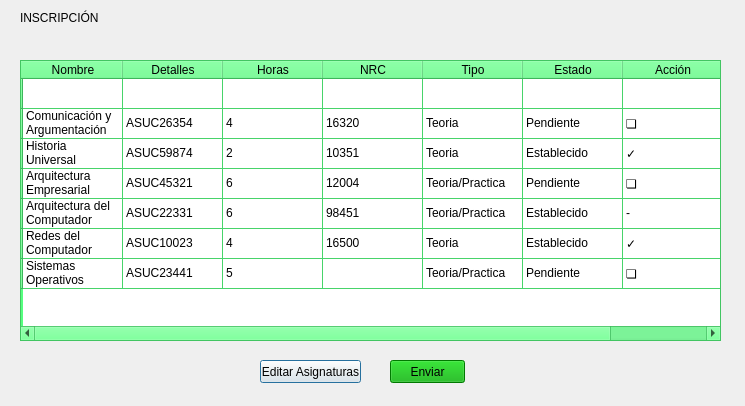
<?xml version="1.0" encoding="UTF-8"?>
<ui version="4.0">
 <class>Dialog</class>
 <widget class="QDialog" name="Dialog">
  <property name="geometry">
   <rect>
    <x>0</x>
    <y>0</y>
    <width>745</width>
    <height>406</height>
   </rect>
  </property>
  <property name="windowTitle">
   <string>Dialog</string>
  </property>
  <widget class="QTableWidget" name="tableWidget">
   <property name="geometry">
    <rect>
     <x>20</x>
     <y>60</y>
     <width>701</width>
     <height>281</height>
    </rect>
   </property>
   <property name="palette">
    <palette>
     <active>
      <colorrole role="WindowText">
       <brush brushstyle="SolidPattern">
        <color alpha="255">
         <red>0</red>
         <green>0</green>
         <blue>0</blue>
        </color>
       </brush>
      </colorrole>
      <colorrole role="Button">
       <brush brushstyle="SolidPattern">
        <color alpha="255">
         <red>85</red>
         <green>255</green>
         <blue>127</blue>
        </color>
       </brush>
      </colorrole>
      <colorrole role="Light">
       <brush brushstyle="SolidPattern">
        <color alpha="255">
         <red>213</red>
         <green>255</green>
         <blue>223</blue>
        </color>
       </brush>
      </colorrole>
      <colorrole role="Midlight">
       <brush brushstyle="SolidPattern">
        <color alpha="255">
         <red>149</red>
         <green>255</green>
         <blue>175</blue>
        </color>
       </brush>
      </colorrole>
      <colorrole role="Dark">
       <brush brushstyle="SolidPattern">
        <color alpha="255">
         <red>42</red>
         <green>127</green>
         <blue>63</blue>
        </color>
       </brush>
      </colorrole>
      <colorrole role="Mid">
       <brush brushstyle="SolidPattern">
        <color alpha="255">
         <red>56</red>
         <green>170</green>
         <blue>84</blue>
        </color>
       </brush>
      </colorrole>
      <colorrole role="Text">
       <brush brushstyle="SolidPattern">
        <color alpha="255">
         <red>0</red>
         <green>0</green>
         <blue>0</blue>
        </color>
       </brush>
      </colorrole>
      <colorrole role="BrightText">
       <brush brushstyle="SolidPattern">
        <color alpha="255">
         <red>255</red>
         <green>255</green>
         <blue>255</blue>
        </color>
       </brush>
      </colorrole>
      <colorrole role="ButtonText">
       <brush brushstyle="SolidPattern">
        <color alpha="255">
         <red>0</red>
         <green>0</green>
         <blue>0</blue>
        </color>
       </brush>
      </colorrole>
      <colorrole role="Base">
       <brush brushstyle="SolidPattern">
        <color alpha="255">
         <red>255</red>
         <green>255</green>
         <blue>255</blue>
        </color>
       </brush>
      </colorrole>
      <colorrole role="Window">
       <brush brushstyle="SolidPattern">
        <color alpha="255">
         <red>85</red>
         <green>255</green>
         <blue>127</blue>
        </color>
       </brush>
      </colorrole>
      <colorrole role="Shadow">
       <brush brushstyle="SolidPattern">
        <color alpha="255">
         <red>0</red>
         <green>0</green>
         <blue>0</blue>
        </color>
       </brush>
      </colorrole>
      <colorrole role="AlternateBase">
       <brush brushstyle="SolidPattern">
        <color alpha="255">
         <red>170</red>
         <green>255</green>
         <blue>191</blue>
        </color>
       </brush>
      </colorrole>
      <colorrole role="ToolTipBase">
       <brush brushstyle="SolidPattern">
        <color alpha="255">
         <red>255</red>
         <green>255</green>
         <blue>220</blue>
        </color>
       </brush>
      </colorrole>
      <colorrole role="ToolTipText">
       <brush brushstyle="SolidPattern">
        <color alpha="255">
         <red>0</red>
         <green>0</green>
         <blue>0</blue>
        </color>
       </brush>
      </colorrole>
     </active>
     <inactive>
      <colorrole role="WindowText">
       <brush brushstyle="SolidPattern">
        <color alpha="255">
         <red>0</red>
         <green>0</green>
         <blue>0</blue>
        </color>
       </brush>
      </colorrole>
      <colorrole role="Button">
       <brush brushstyle="SolidPattern">
        <color alpha="255">
         <red>85</red>
         <green>255</green>
         <blue>127</blue>
        </color>
       </brush>
      </colorrole>
      <colorrole role="Light">
       <brush brushstyle="SolidPattern">
        <color alpha="255">
         <red>213</red>
         <green>255</green>
         <blue>223</blue>
        </color>
       </brush>
      </colorrole>
      <colorrole role="Midlight">
       <brush brushstyle="SolidPattern">
        <color alpha="255">
         <red>149</red>
         <green>255</green>
         <blue>175</blue>
        </color>
       </brush>
      </colorrole>
      <colorrole role="Dark">
       <brush brushstyle="SolidPattern">
        <color alpha="255">
         <red>42</red>
         <green>127</green>
         <blue>63</blue>
        </color>
       </brush>
      </colorrole>
      <colorrole role="Mid">
       <brush brushstyle="SolidPattern">
        <color alpha="255">
         <red>56</red>
         <green>170</green>
         <blue>84</blue>
        </color>
       </brush>
      </colorrole>
      <colorrole role="Text">
       <brush brushstyle="SolidPattern">
        <color alpha="255">
         <red>0</red>
         <green>0</green>
         <blue>0</blue>
        </color>
       </brush>
      </colorrole>
      <colorrole role="BrightText">
       <brush brushstyle="SolidPattern">
        <color alpha="255">
         <red>255</red>
         <green>255</green>
         <blue>255</blue>
        </color>
       </brush>
      </colorrole>
      <colorrole role="ButtonText">
       <brush brushstyle="SolidPattern">
        <color alpha="255">
         <red>0</red>
         <green>0</green>
         <blue>0</blue>
        </color>
       </brush>
      </colorrole>
      <colorrole role="Base">
       <brush brushstyle="SolidPattern">
        <color alpha="255">
         <red>255</red>
         <green>255</green>
         <blue>255</blue>
        </color>
       </brush>
      </colorrole>
      <colorrole role="Window">
       <brush brushstyle="SolidPattern">
        <color alpha="255">
         <red>85</red>
         <green>255</green>
         <blue>127</blue>
        </color>
       </brush>
      </colorrole>
      <colorrole role="Shadow">
       <brush brushstyle="SolidPattern">
        <color alpha="255">
         <red>0</red>
         <green>0</green>
         <blue>0</blue>
        </color>
       </brush>
      </colorrole>
      <colorrole role="AlternateBase">
       <brush brushstyle="SolidPattern">
        <color alpha="255">
         <red>170</red>
         <green>255</green>
         <blue>191</blue>
        </color>
       </brush>
      </colorrole>
      <colorrole role="ToolTipBase">
       <brush brushstyle="SolidPattern">
        <color alpha="255">
         <red>255</red>
         <green>255</green>
         <blue>220</blue>
        </color>
       </brush>
      </colorrole>
      <colorrole role="ToolTipText">
       <brush brushstyle="SolidPattern">
        <color alpha="255">
         <red>0</red>
         <green>0</green>
         <blue>0</blue>
        </color>
       </brush>
      </colorrole>
     </inactive>
     <disabled>
      <colorrole role="WindowText">
       <brush brushstyle="SolidPattern">
        <color alpha="255">
         <red>42</red>
         <green>127</green>
         <blue>63</blue>
        </color>
       </brush>
      </colorrole>
      <colorrole role="Button">
       <brush brushstyle="SolidPattern">
        <color alpha="255">
         <red>85</red>
         <green>255</green>
         <blue>127</blue>
        </color>
       </brush>
      </colorrole>
      <colorrole role="Light">
       <brush brushstyle="SolidPattern">
        <color alpha="255">
         <red>213</red>
         <green>255</green>
         <blue>223</blue>
        </color>
       </brush>
      </colorrole>
      <colorrole role="Midlight">
       <brush brushstyle="SolidPattern">
        <color alpha="255">
         <red>149</red>
         <green>255</green>
         <blue>175</blue>
        </color>
       </brush>
      </colorrole>
      <colorrole role="Dark">
       <brush brushstyle="SolidPattern">
        <color alpha="255">
         <red>42</red>
         <green>127</green>
         <blue>63</blue>
        </color>
       </brush>
      </colorrole>
      <colorrole role="Mid">
       <brush brushstyle="SolidPattern">
        <color alpha="255">
         <red>56</red>
         <green>170</green>
         <blue>84</blue>
        </color>
       </brush>
      </colorrole>
      <colorrole role="Text">
       <brush brushstyle="SolidPattern">
        <color alpha="255">
         <red>42</red>
         <green>127</green>
         <blue>63</blue>
        </color>
       </brush>
      </colorrole>
      <colorrole role="BrightText">
       <brush brushstyle="SolidPattern">
        <color alpha="255">
         <red>255</red>
         <green>255</green>
         <blue>255</blue>
        </color>
       </brush>
      </colorrole>
      <colorrole role="ButtonText">
       <brush brushstyle="SolidPattern">
        <color alpha="255">
         <red>42</red>
         <green>127</green>
         <blue>63</blue>
        </color>
       </brush>
      </colorrole>
      <colorrole role="Base">
       <brush brushstyle="SolidPattern">
        <color alpha="255">
         <red>85</red>
         <green>255</green>
         <blue>127</blue>
        </color>
       </brush>
      </colorrole>
      <colorrole role="Window">
       <brush brushstyle="SolidPattern">
        <color alpha="255">
         <red>85</red>
         <green>255</green>
         <blue>127</blue>
        </color>
       </brush>
      </colorrole>
      <colorrole role="Shadow">
       <brush brushstyle="SolidPattern">
        <color alpha="255">
         <red>0</red>
         <green>0</green>
         <blue>0</blue>
        </color>
       </brush>
      </colorrole>
      <colorrole role="AlternateBase">
       <brush brushstyle="SolidPattern">
        <color alpha="255">
         <red>85</red>
         <green>255</green>
         <blue>127</blue>
        </color>
       </brush>
      </colorrole>
      <colorrole role="ToolTipBase">
       <brush brushstyle="SolidPattern">
        <color alpha="255">
         <red>255</red>
         <green>255</green>
         <blue>220</blue>
        </color>
       </brush>
      </colorrole>
      <colorrole role="ToolTipText">
       <brush brushstyle="SolidPattern">
        <color alpha="255">
         <red>0</red>
         <green>0</green>
         <blue>0</blue>
        </color>
       </brush>
      </colorrole>
     </disabled>
    </palette>
   </property>
   <row>
    <property name="text">
     <string/>
    </property>
   </row>
   <row>
    <property name="text">
     <string/>
    </property>
   </row>
   <row>
    <property name="text">
     <string/>
    </property>
   </row>
   <row>
    <property name="text">
     <string/>
    </property>
   </row>
   <row>
    <property name="text">
     <string/>
    </property>
   </row>
   <row>
    <property name="text">
     <string/>
    </property>
   </row>
   <row>
    <property name="text">
     <string/>
    </property>
   </row>
   <column>
    <property name="text">
     <string>Nombre</string>
    </property>
   </column>
   <column>
    <property name="text">
     <string>Detalles</string>
    </property>
   </column>
   <column>
    <property name="text">
     <string>Horas</string>
    </property>
   </column>
   <column>
    <property name="text">
     <string>NRC</string>
    </property>
   </column>
   <column>
    <property name="text">
     <string>Tipo</string>
    </property>
   </column>
   <column>
    <property name="text">
     <string>Estado</string>
    </property>
   </column>
   <column>
    <property name="text">
     <string>Acción</string>
    </property>
   </column>
   <item row="0" column="0">
    <property name="text">
     <string/>
    </property>
   </item>
   <item row="1" column="0">
    <property name="text">
     <string>Comunicación y Argumentación</string>
    </property>
   </item>
   <item row="1" column="1">
    <property name="text">
     <string>ASUC26354</string>
    </property>
   </item>
   <item row="1" column="2">
    <property name="text">
     <string>4</string>
    </property>
   </item>
   <item row="1" column="3">
    <property name="text">
     <string>16320</string>
    </property>
   </item>
   <item row="1" column="4">
    <property name="text">
     <string>Teoria</string>
    </property>
   </item>
   <item row="1" column="5">
    <property name="text">
     <string>Pendiente</string>
    </property>
   </item>
   <item row="1" column="6">
    <property name="text">
     <string>❏</string>
    </property>
   </item>
   <item row="2" column="0">
    <property name="text">
     <string>Historia Universal</string>
    </property>
   </item>
   <item row="2" column="1">
    <property name="text">
     <string>ASUC59874</string>
    </property>
   </item>
   <item row="2" column="2">
    <property name="text">
     <string>2</string>
    </property>
   </item>
   <item row="2" column="3">
    <property name="text">
     <string>10351</string>
    </property>
   </item>
   <item row="2" column="4">
    <property name="text">
     <string>Teoria</string>
    </property>
   </item>
   <item row="2" column="5">
    <property name="text">
     <string>Establecido</string>
    </property>
   </item>
   <item row="2" column="6">
    <property name="text">
     <string>✓</string>
    </property>
   </item>
   <item row="3" column="0">
    <property name="text">
     <string>Arquitectura Empresarial</string>
    </property>
   </item>
   <item row="3" column="1">
    <property name="text">
     <string>ASUC45321</string>
    </property>
   </item>
   <item row="3" column="2">
    <property name="text">
     <string>6</string>
    </property>
   </item>
   <item row="3" column="3">
    <property name="text">
     <string>12004</string>
    </property>
   </item>
   <item row="3" column="4">
    <property name="text">
     <string>Teoria/Practica</string>
    </property>
   </item>
   <item row="3" column="5">
    <property name="text">
     <string>Pendiente</string>
    </property>
   </item>
   <item row="3" column="6">
    <property name="text">
     <string>❏</string>
    </property>
   </item>
   <item row="4" column="0">
    <property name="text">
     <string>Arquitectura del Computador</string>
    </property>
   </item>
   <item row="4" column="1">
    <property name="text">
     <string>ASUC22331</string>
    </property>
   </item>
   <item row="4" column="2">
    <property name="text">
     <string>6</string>
    </property>
   </item>
   <item row="4" column="3">
    <property name="text">
     <string>98451</string>
    </property>
   </item>
   <item row="4" column="4">
    <property name="text">
     <string>Teoria/Practica</string>
    </property>
   </item>
   <item row="4" column="5">
    <property name="text">
     <string>Establecido</string>
    </property>
   </item>
   <item row="4" column="6">
    <property name="text">
     <string>-</string>
    </property>
   </item>
   <item row="5" column="0">
    <property name="text">
     <string>Redes del Computador</string>
    </property>
   </item>
   <item row="5" column="1">
    <property name="text">
     <string>ASUC10023</string>
    </property>
   </item>
   <item row="5" column="2">
    <property name="text">
     <string>4</string>
    </property>
   </item>
   <item row="5" column="3">
    <property name="text">
     <string>16500</string>
    </property>
   </item>
   <item row="5" column="4">
    <property name="text">
     <string>Teoria</string>
    </property>
   </item>
   <item row="5" column="5">
    <property name="text">
     <string>Establecido</string>
    </property>
   </item>
   <item row="5" column="6">
    <property name="text">
     <string>✓</string>
    </property>
   </item>
   <item row="6" column="0">
    <property name="text">
     <string>Sistemas Operativos</string>
    </property>
   </item>
   <item row="6" column="1">
    <property name="text">
     <string>ASUC23441</string>
    </property>
   </item>
   <item row="6" column="2">
    <property name="text">
     <string>5</string>
    </property>
   </item>
   <item row="6" column="4">
    <property name="text">
     <string>Teoria/Practica</string>
    </property>
   </item>
   <item row="6" column="5">
    <property name="text">
     <string>Pendiente</string>
    </property>
   </item>
   <item row="6" column="6">
    <property name="text">
     <string>❏</string>
    </property>
   </item>
  </widget>
  <widget class="QPushButton" name="pushButton">
   <property name="geometry">
    <rect>
     <x>260</x>
     <y>360</y>
     <width>101</width>
     <height>23</height>
    </rect>
   </property>
   <property name="text">
    <string>Editar Asignaturas</string>
   </property>
  </widget>
  <widget class="QPushButton" name="pushButton_2">
   <property name="geometry">
    <rect>
     <x>390</x>
     <y>360</y>
     <width>75</width>
     <height>23</height>
    </rect>
   </property>
   <property name="palette">
    <palette>
     <active>
      <colorrole role="WindowText">
       <brush brushstyle="SolidPattern">
        <color alpha="255">
         <red>0</red>
         <green>0</green>
         <blue>0</blue>
        </color>
       </brush>
      </colorrole>
      <colorrole role="Button">
       <brush brushstyle="SolidPattern">
        <color alpha="255">
         <red>0</red>
         <green>170</green>
         <blue>0</blue>
        </color>
       </brush>
      </colorrole>
      <colorrole role="Light">
       <brush brushstyle="SolidPattern">
        <color alpha="255">
         <red>0</red>
         <green>255</green>
         <blue>0</blue>
        </color>
       </brush>
      </colorrole>
      <colorrole role="Midlight">
       <brush brushstyle="SolidPattern">
        <color alpha="255">
         <red>0</red>
         <green>212</green>
         <blue>0</blue>
        </color>
       </brush>
      </colorrole>
      <colorrole role="Dark">
       <brush brushstyle="SolidPattern">
        <color alpha="255">
         <red>0</red>
         <green>85</green>
         <blue>0</blue>
        </color>
       </brush>
      </colorrole>
      <colorrole role="Mid">
       <brush brushstyle="SolidPattern">
        <color alpha="255">
         <red>0</red>
         <green>113</green>
         <blue>0</blue>
        </color>
       </brush>
      </colorrole>
      <colorrole role="Text">
       <brush brushstyle="SolidPattern">
        <color alpha="255">
         <red>0</red>
         <green>0</green>
         <blue>0</blue>
        </color>
       </brush>
      </colorrole>
      <colorrole role="BrightText">
       <brush brushstyle="SolidPattern">
        <color alpha="255">
         <red>85</red>
         <green>255</green>
         <blue>127</blue>
        </color>
       </brush>
      </colorrole>
      <colorrole role="ButtonText">
       <brush brushstyle="SolidPattern">
        <color alpha="255">
         <red>0</red>
         <green>0</green>
         <blue>0</blue>
        </color>
       </brush>
      </colorrole>
      <colorrole role="Base">
       <brush brushstyle="SolidPattern">
        <color alpha="255">
         <red>85</red>
         <green>170</green>
         <blue>0</blue>
        </color>
       </brush>
      </colorrole>
      <colorrole role="Window">
       <brush brushstyle="SolidPattern">
        <color alpha="255">
         <red>0</red>
         <green>170</green>
         <blue>0</blue>
        </color>
       </brush>
      </colorrole>
      <colorrole role="Shadow">
       <brush brushstyle="SolidPattern">
        <color alpha="255">
         <red>0</red>
         <green>0</green>
         <blue>0</blue>
        </color>
       </brush>
      </colorrole>
      <colorrole role="HighlightedText">
       <brush brushstyle="SolidPattern">
        <color alpha="255">
         <red>85</red>
         <green>170</green>
         <blue>127</blue>
        </color>
       </brush>
      </colorrole>
      <colorrole role="AlternateBase">
       <brush brushstyle="SolidPattern">
        <color alpha="255">
         <red>127</red>
         <green>212</green>
         <blue>127</blue>
        </color>
       </brush>
      </colorrole>
      <colorrole role="NoRole">
       <brush brushstyle="SolidPattern">
        <color alpha="255">
         <red>85</red>
         <green>170</green>
         <blue>127</blue>
        </color>
       </brush>
      </colorrole>
      <colorrole role="ToolTipBase">
       <brush brushstyle="SolidPattern">
        <color alpha="255">
         <red>85</red>
         <green>255</green>
         <blue>127</blue>
        </color>
       </brush>
      </colorrole>
      <colorrole role="ToolTipText">
       <brush brushstyle="SolidPattern">
        <color alpha="255">
         <red>0</red>
         <green>0</green>
         <blue>0</blue>
        </color>
       </brush>
      </colorrole>
     </active>
     <inactive>
      <colorrole role="WindowText">
       <brush brushstyle="SolidPattern">
        <color alpha="255">
         <red>0</red>
         <green>0</green>
         <blue>0</blue>
        </color>
       </brush>
      </colorrole>
      <colorrole role="Button">
       <brush brushstyle="SolidPattern">
        <color alpha="255">
         <red>0</red>
         <green>170</green>
         <blue>0</blue>
        </color>
       </brush>
      </colorrole>
      <colorrole role="Light">
       <brush brushstyle="SolidPattern">
        <color alpha="255">
         <red>0</red>
         <green>255</green>
         <blue>0</blue>
        </color>
       </brush>
      </colorrole>
      <colorrole role="Midlight">
       <brush brushstyle="SolidPattern">
        <color alpha="255">
         <red>0</red>
         <green>212</green>
         <blue>0</blue>
        </color>
       </brush>
      </colorrole>
      <colorrole role="Dark">
       <brush brushstyle="SolidPattern">
        <color alpha="255">
         <red>0</red>
         <green>85</green>
         <blue>0</blue>
        </color>
       </brush>
      </colorrole>
      <colorrole role="Mid">
       <brush brushstyle="SolidPattern">
        <color alpha="255">
         <red>0</red>
         <green>113</green>
         <blue>0</blue>
        </color>
       </brush>
      </colorrole>
      <colorrole role="Text">
       <brush brushstyle="SolidPattern">
        <color alpha="255">
         <red>0</red>
         <green>0</green>
         <blue>0</blue>
        </color>
       </brush>
      </colorrole>
      <colorrole role="BrightText">
       <brush brushstyle="SolidPattern">
        <color alpha="255">
         <red>85</red>
         <green>255</green>
         <blue>127</blue>
        </color>
       </brush>
      </colorrole>
      <colorrole role="ButtonText">
       <brush brushstyle="SolidPattern">
        <color alpha="255">
         <red>0</red>
         <green>0</green>
         <blue>0</blue>
        </color>
       </brush>
      </colorrole>
      <colorrole role="Base">
       <brush brushstyle="SolidPattern">
        <color alpha="255">
         <red>85</red>
         <green>170</green>
         <blue>0</blue>
        </color>
       </brush>
      </colorrole>
      <colorrole role="Window">
       <brush brushstyle="SolidPattern">
        <color alpha="255">
         <red>0</red>
         <green>170</green>
         <blue>0</blue>
        </color>
       </brush>
      </colorrole>
      <colorrole role="Shadow">
       <brush brushstyle="SolidPattern">
        <color alpha="255">
         <red>0</red>
         <green>0</green>
         <blue>0</blue>
        </color>
       </brush>
      </colorrole>
      <colorrole role="HighlightedText">
       <brush brushstyle="SolidPattern">
        <color alpha="255">
         <red>85</red>
         <green>170</green>
         <blue>127</blue>
        </color>
       </brush>
      </colorrole>
      <colorrole role="AlternateBase">
       <brush brushstyle="SolidPattern">
        <color alpha="255">
         <red>127</red>
         <green>212</green>
         <blue>127</blue>
        </color>
       </brush>
      </colorrole>
      <colorrole role="NoRole">
       <brush brushstyle="SolidPattern">
        <color alpha="255">
         <red>85</red>
         <green>170</green>
         <blue>127</blue>
        </color>
       </brush>
      </colorrole>
      <colorrole role="ToolTipBase">
       <brush brushstyle="SolidPattern">
        <color alpha="255">
         <red>85</red>
         <green>255</green>
         <blue>127</blue>
        </color>
       </brush>
      </colorrole>
      <colorrole role="ToolTipText">
       <brush brushstyle="SolidPattern">
        <color alpha="255">
         <red>0</red>
         <green>0</green>
         <blue>0</blue>
        </color>
       </brush>
      </colorrole>
     </inactive>
     <disabled>
      <colorrole role="WindowText">
       <brush brushstyle="SolidPattern">
        <color alpha="255">
         <red>0</red>
         <green>85</green>
         <blue>0</blue>
        </color>
       </brush>
      </colorrole>
      <colorrole role="Button">
       <brush brushstyle="SolidPattern">
        <color alpha="255">
         <red>0</red>
         <green>170</green>
         <blue>0</blue>
        </color>
       </brush>
      </colorrole>
      <colorrole role="Light">
       <brush brushstyle="SolidPattern">
        <color alpha="255">
         <red>0</red>
         <green>255</green>
         <blue>0</blue>
        </color>
       </brush>
      </colorrole>
      <colorrole role="Midlight">
       <brush brushstyle="SolidPattern">
        <color alpha="255">
         <red>0</red>
         <green>212</green>
         <blue>0</blue>
        </color>
       </brush>
      </colorrole>
      <colorrole role="Dark">
       <brush brushstyle="SolidPattern">
        <color alpha="255">
         <red>0</red>
         <green>85</green>
         <blue>0</blue>
        </color>
       </brush>
      </colorrole>
      <colorrole role="Mid">
       <brush brushstyle="SolidPattern">
        <color alpha="255">
         <red>0</red>
         <green>113</green>
         <blue>0</blue>
        </color>
       </brush>
      </colorrole>
      <colorrole role="Text">
       <brush brushstyle="SolidPattern">
        <color alpha="255">
         <red>0</red>
         <green>85</green>
         <blue>0</blue>
        </color>
       </brush>
      </colorrole>
      <colorrole role="BrightText">
       <brush brushstyle="SolidPattern">
        <color alpha="255">
         <red>85</red>
         <green>255</green>
         <blue>127</blue>
        </color>
       </brush>
      </colorrole>
      <colorrole role="ButtonText">
       <brush brushstyle="SolidPattern">
        <color alpha="255">
         <red>0</red>
         <green>85</green>
         <blue>0</blue>
        </color>
       </brush>
      </colorrole>
      <colorrole role="Base">
       <brush brushstyle="SolidPattern">
        <color alpha="255">
         <red>0</red>
         <green>170</green>
         <blue>0</blue>
        </color>
       </brush>
      </colorrole>
      <colorrole role="Window">
       <brush brushstyle="SolidPattern">
        <color alpha="255">
         <red>0</red>
         <green>170</green>
         <blue>0</blue>
        </color>
       </brush>
      </colorrole>
      <colorrole role="Shadow">
       <brush brushstyle="SolidPattern">
        <color alpha="255">
         <red>0</red>
         <green>0</green>
         <blue>0</blue>
        </color>
       </brush>
      </colorrole>
      <colorrole role="HighlightedText">
       <brush brushstyle="SolidPattern">
        <color alpha="255">
         <red>85</red>
         <green>170</green>
         <blue>127</blue>
        </color>
       </brush>
      </colorrole>
      <colorrole role="AlternateBase">
       <brush brushstyle="SolidPattern">
        <color alpha="255">
         <red>0</red>
         <green>170</green>
         <blue>0</blue>
        </color>
       </brush>
      </colorrole>
      <colorrole role="NoRole">
       <brush brushstyle="SolidPattern">
        <color alpha="255">
         <red>85</red>
         <green>170</green>
         <blue>127</blue>
        </color>
       </brush>
      </colorrole>
      <colorrole role="ToolTipBase">
       <brush brushstyle="SolidPattern">
        <color alpha="255">
         <red>85</red>
         <green>255</green>
         <blue>127</blue>
        </color>
       </brush>
      </colorrole>
      <colorrole role="ToolTipText">
       <brush brushstyle="SolidPattern">
        <color alpha="255">
         <red>0</red>
         <green>0</green>
         <blue>0</blue>
        </color>
       </brush>
      </colorrole>
     </disabled>
    </palette>
   </property>
   <property name="text">
    <string>Enviar</string>
   </property>
  </widget>
  <widget class="QLabel" name="label">
   <property name="geometry">
    <rect>
     <x>20</x>
     <y>10</y>
     <width>91</width>
     <height>16</height>
    </rect>
   </property>
   <property name="text">
    <string>INSCRIPCIÓN</string>
   </property>
  </widget>
 </widget>
 <resources/>
 <connections/>
</ui>
